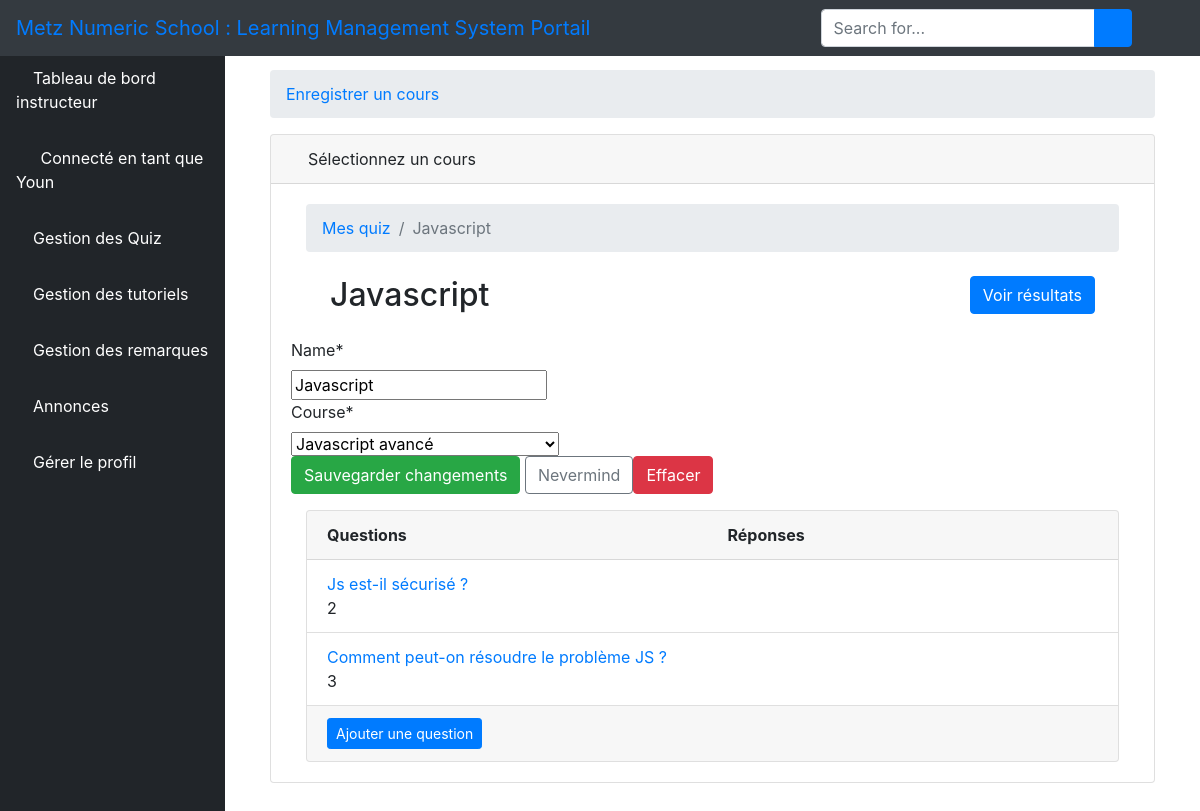
The app's page /quizupdate/20/ (signed in) with its own data.
### elearn/models.py (models this page shows, shortened)
class User(AbstractUser):
    is_learner = models.BooleanField(default=False)
    is_instructor = models.BooleanField(default=False)
    is_admin = models.BooleanField(default=False)

class Quiz(models.Model):
    owner = models.ForeignKey(
        User, on_delete=models.CASCADE, related_name='quizzes')
    name = models.CharField(max_length=255)
    course = models.ForeignKey(
        Course, on_delete=models.CASCADE, related_name='quizzes')

class Course(models.Model):
    name = models.CharField(max_length=30)
    color = models.CharField(max_length=7, default='#007bff')
    def __str__(self):
        return self.name

class Question(models.Model):
    quiz = models.ForeignKey(
        Quiz, on_delete=models.CASCADE, related_name='questions')
    text = models.CharField('Question', max_length=255)

### elearn/views.py (the view, shortened to what this page needs)
# urls.py: path('quizupdate/<int:pk>/', views.QuizUpdateView.as_view(), name='quiz_change'),
class QuizUpdateView(UpdateView):
    model = Quiz
    fields = ('name', 'course',)
    context_object_name = 'quiz'
    template_name = 'dashboard/instructor/quiz_change_form.html'
    def get_context_data(self, **kwargs):
        kwargs['questions'] = self.get_object().questions.annotate(
            answers_count=Count('answers'))
        return super().get_context_data(**kwargs)
    def get_queryset(self):
        return self.request.user.quizzes.all()

### elearn/templates/dashboard/instructor/quiz_change_form.html (shortened to what this page needs)
{% extends 'dashboard/instructor/base.html' %}
{% load crispy_forms_tags %}
{% block body %}
    <div class="container-fluid">
    <div class="row">
        <div class="col-12 mb-3">
            <div class="col-12 mb-3">
                <div id="content-wrapper" style="padding-top: 20px">
                    <div class="container-fluid">
                        <ol class="breadcrumb">
                            <li class="breadcrumb-item">
                                <a href="">Enregistrer un cours</a>
                            </li>
                        </ol>
                        <div class="card mb-3">
                            <div class="card-header">
                                <i class="fas fa-table text-primary"></i>
                                Sélectionnez un cours
                            </div>
                            <div class="card-body">
                                <div class="col-sm-12">
                                    <nav aria-label="breadcrumb">
                                        <ol class="breadcrumb">
                                            <li class="breadcrumb-item"><a href="{% url 'quiz_change_list' %}">Mes quiz</a></li>
                                            <li class="breadcrumb-item active" aria-current="page">{{ quiz.name }}</li>
                                        </ol>
                                    </nav>
                                    <h2 class="m-4">
                                        {{ quiz.name }}
                                        <a href="{% url 'quiz_results' quiz.pk %}" class="btn btn-primary float-right">Voir résultats</a>
                                    </h2>
                                    <div class="row mb-3">
                                        <form method="post" novalidate>
                                            {{ form|crispy }}
                                            <button type="submit" class="btn btn-success">Sauvegarder changements</button>
                                            <a href="{% url 'quiz_change_list' %}" class="btn btn-outline-secondary"
                                               role="button">Nevermind</a>
                                            <a href="{% url 'quiz_delete' quiz.pk %}"
                                               class="btn btn-danger float-right">Effacer</a>
                                        </form>
                                        <br>
                                    </div>
                                    <div class="card">
                                        <div class="card-header">
                                            <div class="row">
                                                <div class="col-sm-6">
                                                    <strong>Questions</strong>
                                                </div>
                                                <div class="col-sm-6">
                                                    <strong>Réponses</strong>
                                                </div>
                                            </div>
                                        </div>
                                        <div class="list-group list-group-flush list-group-formset">
                                            {% for question in questions %}
                                                <div class="list-group-item">
                                                    <div class="row">
                                                        <div class="col-10">
                                                            <a href="{% url 'question_change' quiz.pk question.pk %}">{{ question.text }}</a>
                                                        </div>
                                                        <div class="col-sm-8">
                                                            {{ question.answers_count }}
                                                        </div>
                                                    </div>
                                                </div>
                                            {% empty %}
                                                <div class="list-group-item text-center">
                                                    <p class="text-muted font-italic mb-0">Vous n'avez créé aucunes questions. Allez-y et <a
                                                                href="{% url 'question_add' quiz.pk %}">ajouter la première question</a>.</p>
                                                </div>
                                            {% endfor %}
                                        </div>
                                        <div class="card-footer">
                                            <a href="{% url 'question_add' quiz.pk %}" class="btn btn-primary btn-sm">Ajouter une question</a>
                                        </div>
                                    </div>
                                </div>
                            </div>
                        </div>
                    </div>
                </div>
            </div>
        </div>
    </div>
{% endblock body %}

### elearn/templates/dashboard/instructor/base.html (shortened to what this page needs)
<!DOCTYPE html>
<html lang="en">
<head>
    {% load static %}
    <link href="{% static 'vendor/fontawesome-free/css/all.min.css' %}" rel="stylesheet" type="text/css">
    <link href="{% static 'vendor/datatables/dataTables.bootstrap4.css' %}" rel="stylesheet">
    <link href="{% static 'css/sb-admin.css' %}" rel="stylesheet">
</head>
<body id="page-top">
<nav class="navbar navbar-expand navbar-dark bg-dark fixed-top">
    <a class="navbar-brand mr-1 text-primary" href="">Metz Numeric School : Learning Management System Portail</a>
    <button class="btn btn-link btn-sm text-white order-1 order-sm-0" id="sidebarToggle" href="#">
        <i class="fas fa-bars"></i>
    </button>
    <form class="d-none d-md-inline-block form-inline ml-auto mr-0 mr-md-3 my-2 my-md-0">
        <div class="input-group">
            <input type="text" class="form-control" placeholder="Search for..." aria-label="Rechercher"
                   aria-describedby="basic-addon2">
            <div class="input-group-append">
                <button class="btn btn-primary" type="button">
                    <i class="fas fa-search"></i>
                </button>
            </div>
        </div>
    </form>
    <ul class="navbar-nav ml-auto ml-md-0">
        <li class="nav-item dropdown no-arrow">
            <a class="nav-link dropdown-toggle" href="#" id="userDropdown" role="button" data-toggle="dropdown"
               aria-haspopup="true" aria-expanded="false">
                <i class="fas fa-user-circle fa-fw text-primary"></i>
            </a>
        </li>
    </ul>
</nav>
<div id="wrapper" style="padding-top: 50px;">
    <ul class="sidebar navbar-nav">
        <li class="nav-item active">
            <a class="nav-link" href="{% url 'instructor' %}">
                <i class="fa fa-home" aria-hidden="true"></i>
                <span>Tableau de bord instructeur</span>
            </a>
        </li>
        <li class="nav-item active">
            <a class="nav-link" href="">
                <i class="fas fa-user-circle fa-fw text-primary"></i>
                <span>Connecté en tant que {{ user.username }}</span>
            </a>
        </li>
        <li class="nav-item dropdown no-arrow">
            <a class="nav-link dropdown-toggle" data-toggle="dropdown" aria-haspopup="true" aria-expanded="false"
               href="">
                <i class="fa fa-th-list" aria-hidden="true"></i>
                <span style="color: white">Gestion des Quiz</span>
            </a>
        </li>
        <li class="nav-item dropdown no-arrow">
            <a class="nav-link dropdown-toggle" data-toggle="dropdown" aria-haspopup="true" aria-expanded="false"
               href="">
                <i class="fas fa-book-reader" aria-hidden="true"></i>
                <span style="color: white">Gestion des tutoriels</span>
            </a>
        </li>
        <li class="nav-item">
            <a class="nav-link" href="{% url 'lnotes' %}">
                <i class="fas fa-pen" aria-hidden="true"></i>
                <span style="color: white">Gestion des remarques</span>
            </a>
        </li>
        <li class="nav-item dropdown no-arrow">
            <a class="nav-link dropdown-toggle" data-toggle="dropdown" aria-haspopup="true" aria-expanded="false"
               href="">
                <i class="fas fa-bell"></i>
                <span style="color: white">Annonces</span>
            </a>
        </li>
        <li class="nav-item dropdown no-arrow">
            <a class="nav-link dropdown-toggle" data-toggle="dropdown" aria-haspopup="true" aria-expanded="false"
               href="">
                <i class="fas fa-user text-default"></i>
                <span style="color: white">Gérer le profil</span>
            </a>
        </li>
    </ul>
    {% block body %}{% endblock %}
</div>

### records on screen
User: username "Youn"
Quiz: name "Javascript", course "Javascript avancé"
Question: text "Js est-il sécurisé ?", answers_count "2"
Question: text "Comment peut-on résoudre le problème JS ?", answers_count "3"
